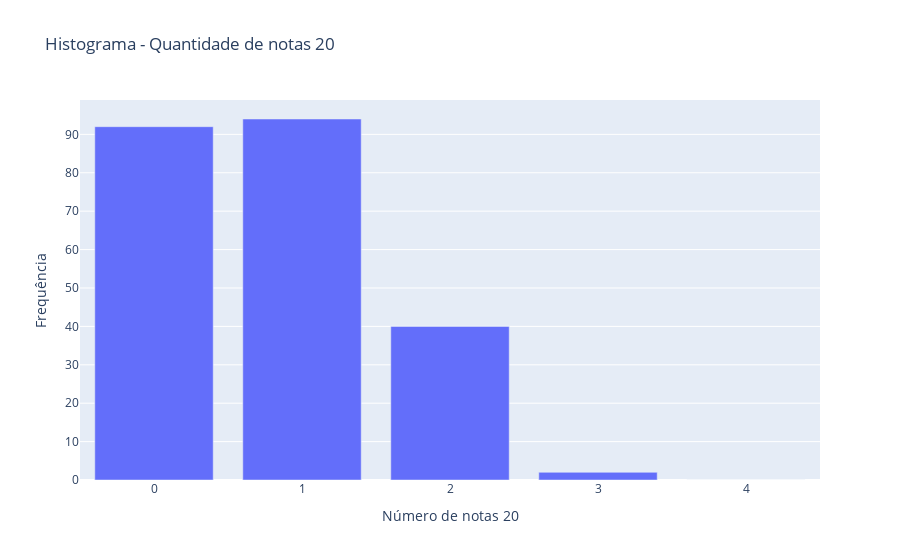

The notebook cell saved with this chart:
### Code cell
# Filtrar os valores não NaN da coluna "TOTAL DISCURSIVA"
df_filtrado = resultado_definitivo_ordenado.dropna(subset=["TOTAL DISCURSIVA_d"])

# Selecionar as colunas desejadas
colunas = ["Q1_d", "Q2_d", "Q3_d", "Q4_d"]

# Contar quantas notas 20 cada pessoa teve
df_filtrado["Notas 20"] = df_filtrado[colunas].eq(20).sum(axis=1)

# Criar histograma
hist, edges = np.histogram(df_filtrado["Notas 20"], bins=np.arange(0, len(colunas)+2, 1))

# Criar figura
fig = go.Figure(data=[go.Bar(x=edges[:-1], y=hist)])

# Configurar layout
fig.update_layout(
    title="Histograma - Quantidade de notas 20",
    xaxis_title="Número de notas 20",
    yaxis_title="Frequência"
)

# Exibir o histograma
fig.show()

### Figure 1 — Plotly figure (JSON) as saved in the notebook; plotly's stock layout.template omitted (floating-point values rounded to 4 significant figures)
{"data": [{"type": "bar", "x": [0, 1, 2, 3, 4], "y": [92, 94, 40, 2, 0]}], "layout": {"title": {"text": "Histograma - Quantidade de notas 20"}, "xaxis": {"title": {"text": "Número de notas 20"}}, "yaxis": {"title": {"text": "Frequência"}}}}
